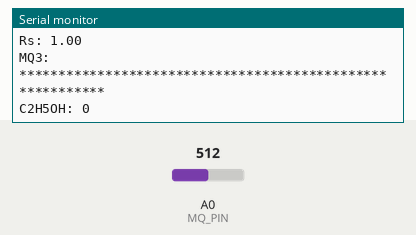
This sketch was run on a simulated Arduino Uno, built with avr-gcc and run on an emulated ATmega328P. Parts: the last lines printed to the serial monitor. The test bench sets the inputs (shaded band); at power-on: A0 (MQ_PIN) = 512.

Above: at 3.7 s.
3.8 s: A0 (MQ_PIN) set to 0
At 4.22 s:
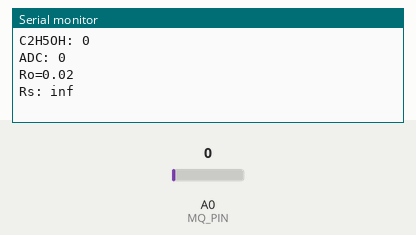
6.8 s: A0 (MQ_PIN) set to 19
At 7.26 s:
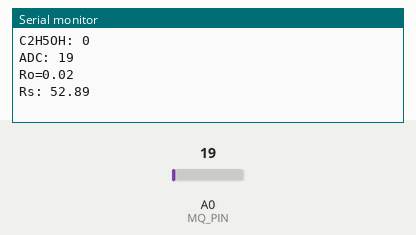
Timing chart, 0 to 9.8 s (numbered marks = the images above; inputs shaded):
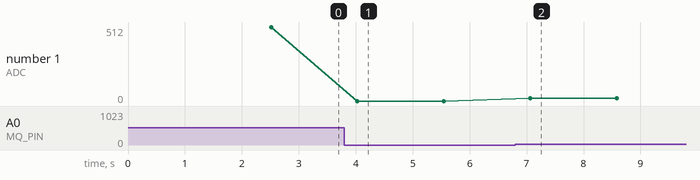

The sketch:

MQ_calib.ino
```cpp
/******************************************************************************
 * Author: BA.TM
 * Date: 8/2/2018
 * Project: Calibrate MQ ssensor and convert ADC input to PPM value
 *****************************************************************************/
const int MQ_PIN=A0;                        /*define which analog input channel
                                             *you are going to use*/
int RL_VALUE=1;                             /*define the load resistance on the
                                             *board, in kilo ohms*/
/************************Hardware Related Macros******************************/
#define  MQ3_SENSOR                   0     /*define which analog input channel
                                             *you are going to use*/
#define  MQ5_SENSOR                   1
#define  MQ9_SENSOR                   2

#define  RO_CLEAN_AIR_FACTOR_MQ3      60    /*RO_CLEAR_AIR_FACTOR=(Sensor
                                             *resistance in clean air)/RO,*/
#define  RO_CLEAN_AIR_FACTOR_MQ5      6.5
#define  RO_CLEAN_AIR_FACTOR_MQ9      9.83

#define  RS_RO_RATIO_MIN_MQ3          0.15
#define  RS_RO_RATIO_MIN_MQ5          0.15
#define  RS_RO_RATIO_MIN_MQ9          0.15

/***********************Software Related Macros*******************************/
#define  CALIBRATION_SAMPLE_TIMES     50    /*define how many samples you are
                                             *going to take in the calibration
                                             * phase*/
#define  CALIBRATION_SAMPLE_INTERVAL  50    /*define the time interal(in
                                             *milisecond) between each samples
                                             *in the*/
#define  READ_SAMPLE_INTERVAL         50    /*define how many samples you are
                                             *going to take in normal operation
                                             */
#define  READ_SAMPLE_TIMES            5     /*define the time interal(in
                                             *milisecond) between each samples
                                             *in*/

/**********************Application Related Macros*****************************/
#define  GAS_LPG             0
#define  GAS_CO              1
#define  GAS_SMOKE           2
#define  GAS_C2H5OH          3      /*Alcohol, Ethanol*/
#define  GAS_C6H6            4      /*Benzene*/
#define  GAS_CH4             5
#define  GAS_NHEX            6      /*hexa*/
#define  GAS_H2              7

/*****************************Globals*****************************************/
float C2H5OH_Curve_MQ3[3] = {-1,0.36,-0.64};
float C6H6_Curve_MQ3[3]   = {-1,0.6,-0.35};
float CH4_Curve_MQ3[3]    = {-1,1.68,-0.05};
float NHEX_Curve_MQ3[3]   = {-1,1.73,-0.37};
float LPG_Curve_MQ3[3]    = {-1,1.72,-0.28};
float CO_Curve_MQ3[3]     = {-1,1.72,-0.26};

float H2_Curve_MQ5[3]     = {2.3,0.26,-0.26};
float LPG_Curve_MQ5[3]    = {2.3,-0.15,-0.39};
float CH4_Curve_MQ5[3]    = {2.3,-0.02,-0.39};
float CO_Curve_MQ5[3]     = {2.3,0.59,-0.12};
float C2H5OH_Curve_MQ5[3] = {2.3,0.54,-0.22};

float LPG_Curve_MQ9[3]    = {2.3,0.34,-0.48};
float CO_Curve_MQ9[3]     = {2.3,0.23,-0.48};
float CH4_Curve_MQ9[3]    = {2.3,0.5,-0.39};

float Ro = 10;             /*Ro is initialized to 10 kilo ohmss*/


void setup() {
  // put your setup code here, to run once:
  Serial.begin(9600);
  Serial.println("Calibrating...");
  Ro = MQCalibration(MQ_PIN, RO_CLEAN_AIR_FACTOR_MQ3); /*Calibrating the sensor. Please make sure
                                                        *the sensor is in clean air*/
  Serial.print("Ro=");
  Serial.println(Ro);
}

void loop() {
  // put your main code here, to run repeatedly:

  Serial.print("ADC: ");
  Serial.println(analogRead(MQ_PIN));

  Serial.print("Ro=");
  Serial.println(Ro);

  Serial.print("Rs: ");
  Serial.println(MQRead(MQ_PIN));
  /*
  Serial.println("MQ5: ");
  Serial.print("H2: ");
  Serial.println(MQGetGasPercentage(MQRead(MQ_PIN)/Ro, GAS_H2, MQ5_SENSOR));

  Serial.print("LPG: ");
  Serial.println(MQGetGasPercentage(MQRead(MQ_PIN)/Ro, GAS_LPG, MQ5_SENSOR));

  Serial.print("CH4: ");
  Serial.println(MQGetGasPercentage(MQRead(MQ_PIN)/Ro, GAS_CH4, MQ5_SENSOR));

  Serial.print("CO: ");
  Serial.println(MQGetGasPercentage(MQRead(MQ_PIN)/Ro, GAS_CO, MQ5_SENSOR));

  Serial.print("C2H5OH: ");
  Serial.println(MQGetGasPercentage(MQRead(MQ_PIN)/Ro, GAS_C2H5OH, MQ5_SENSOR));
  */
  Serial.println("MQ3: ");
  Serial.println("**********************************************************");


  Serial.print("C2H5OH: ");
  Serial.println(MQGetGasPercentage(MQRead(MQ_PIN)/Ro, GAS_C2H5OH, MQ3_SENSOR));
/*
  Serial.print("C6H6: ");
  Serial.println(MQGetGasPercentage(MQRead(MQ_PIN)/Ro, GAS_C6H6, MQ3_SENSOR));

  Serial.print("CH4: ");
  Serial.println(MQGetGasPercentage(MQRead(MQ_PIN)/Ro, GAS_CH4, MQ3_SENSOR));

  Serial.print("NHEX: ");
  Serial.println(MQGetGasPercentage(MQRead(MQ_PIN)/Ro, GAS_NHEX, MQ3_SENSOR));

  Serial.print("LPG: ");
  Serial.println(MQGetGasPercentage(MQRead(MQ_PIN)/Ro, GAS_LPG, MQ3_SENSOR));

  Serial.print("CO: ");
  Serial.println(MQGetGasPercentage(MQRead(MQ_PIN)/Ro, GAS_CO, MQ3_SENSOR));
  Serial.println("**********************************************************");
  */
/*
  Serial.println("MQ9: ");
  Serial.println("**********************************************************");
  Serial.print("LPG: ");
  Serial.println(MQGetGasPercentage(MQRead(MQ_PIN)/Ro, GAS_LPG, MQ9_SENSOR));

  Serial.print("CO: ");
  Serial.println(MQGetGasPercentage(MQRead(MQ_PIN)/Ro, GAS_CO, MQ9_SENSOR));

  Serial.print("CH4: ");
  Serial.println(MQGetGasPercentage(MQRead(MQ_PIN)/Ro, GAS_CH4, MQ9_SENSOR));
  Serial.println("**********************************************************");
  */
  delay(1000);
}

/****************** MQResistanceCalculation ***********************************
 * Input:   raw_adc - raw value read from adc, which represents the voltage
 * Output:  the calculated sensor resistance
 * Remarks: The sensor and the load resistor forms a voltage divider. Given
 *          the voltage across the load resistor and its resistance, the
 *          resistance of the sensor could be derived.
 ******************************************************************************/
float MQResistanceCalculation(int raw_adc)
{
  return (((float)RL_VALUE*(1024-raw_adc)/raw_adc));
}

/***************************** MQCalibration **********************************
 * Input:   mq_pin - analog channel
 * Output:  Ro of the sensor
 * Remarks: This function assumes that the sensor is in clean air. It use
 *          MQResistanceCalculation to calculates the sensor resistance in
 *          clean airand then divides it with RO_CLEAN_AIR_FACTOR.
 *          RO_CLEAN_AIR_FACTOR is about 10, which differs slightly between
 *          different sensors.
 *****************************************************************************/
float MQCalibration(int mq_pin, int ro_clean_air_factor)
{
  int i;
  float val=0;

  for (i=0; i<CALIBRATION_SAMPLE_TIMES; i++) {            //take multiple samples
    val += MQResistanceCalculation(analogRead(mq_pin));
    delay(CALIBRATION_SAMPLE_INTERVAL);
  }
  val = val/CALIBRATION_SAMPLE_TIMES;                   //calculate the average value
  val = val/ro_clean_air_factor;                        //divided by RO_CLEAN_AIR_FACTOR yields the Ro

  return val;                                           //according to the chart in the datasheet
}

/*****************************  MQRead ****************************************
 * Input:   mq_pin - analog channel
 * Output:  Rs of the sensor
 * Remarks: This function use MQResistanceCalculation to caculate the sensor
 *          resistenc (Rs). The Rs changes as the sensor is in the different
 *          consentration of the target gas. The sample times and the time
 *          interval between samples could be configured by changing the
 *          definition of the macros.
 *****************************************************************************/
float MQRead(int mq_pin)
{
  int i;
  float rs=0;

  for (i=0;i<READ_SAMPLE_TIMES;i++) {
    rs += MQResistanceCalculation(analogRead(mq_pin));
    delay(READ_SAMPLE_INTERVAL);
  }
  rs = rs/READ_SAMPLE_TIMES;

  return rs;
}

/*****************************  MQGetGasPercentage ****************************
 * Input:   rs_ro_ratio - Rs divided by Ro
 *          gas_id      - target gas type
 * Output:  ppm of the target gas
 * Remarks: This function passes different curves to the MQGetPercentage
 *          function which calculates the ppm (parts per million) of the target
 *          gas.
 *****************************************************************************/
long MQGetGasPercentage(float rs_ro_ratio, int gas_id, int sensor_id)
{
  if (sensor_id == MQ3_SENSOR ){
    if ( gas_id == GAS_C2H5OH ){
      return MQGetPercentage(rs_ro_ratio, C2H5OH_Curve_MQ3);
    } else if ( gas_id == GAS_C6H6 ){
      return MQGetPercentage(rs_ro_ratio, C6H6_Curve_MQ3);
    } else if ( gas_id == GAS_CH4 ){
     return MQGetPercentage(rs_ro_ratio, CH4_Curve_MQ3);
    } else if ( gas_id == GAS_NHEX ){
     return MQGetPercentage(rs_ro_ratio, NHEX_Curve_MQ3);
    } else if ( gas_id == GAS_LPG ){
     return MQGetPercentage(rs_ro_ratio, LPG_Curve_MQ3);
    } else if ( gas_id == GAS_CO ){
     return MQGetPercentage(rs_ro_ratio, CO_Curve_MQ3);
    }
  } else if (sensor_id == MQ5_SENSOR ){
    if (rs_ro_ratio < RS_RO_RATIO_MIN_MQ5){
      rs_ro_ratio = RS_RO_RATIO_MIN_MQ5;
    }
    if ( gas_id == GAS_H2 ){
      return MQGetPercentage(rs_ro_ratio, H2_Curve_MQ5);
    } else if ( gas_id == GAS_LPG ){
      return MQGetPercentage(rs_ro_ratio, LPG_Curve_MQ5);
    } else if ( gas_id == GAS_CH4 ){
     return MQGetPercentage(rs_ro_ratio, CH4_Curve_MQ5);
    } else if ( gas_id == GAS_CO ){
     return MQGetPercentage(rs_ro_ratio, CO_Curve_MQ5);
    } else if ( gas_id == GAS_C2H5OH ){
     return MQGetPercentage(rs_ro_ratio, C2H5OH_Curve_MQ5);
    }
  }  else if (sensor_id == MQ9_SENSOR ){
    if (rs_ro_ratio < RS_RO_RATIO_MIN_MQ9){
      rs_ro_ratio = RS_RO_RATIO_MIN_MQ9;
    }
    if ( gas_id == GAS_LPG ){
      return MQGetPercentage(rs_ro_ratio, LPG_Curve_MQ9);
    } else if ( gas_id == GAS_CH4 ){
     return MQGetPercentage(rs_ro_ratio, CH4_Curve_MQ9);
    } else if ( gas_id == GAS_CO ){
     return MQGetPercentage(rs_ro_ratio, CO_Curve_MQ9);
    }
  }

  return 0;
}

/*****************************  MQGetPercentage *******************************
 * Input:   rs_ro_ratio - Rs divided by Ro
 *          pcurve      - pointer to the curve of the target gas
 * Output:  ppm of the target gas
 * Remarks: By using the slope and a point of the line. The x(logarithmic value
 *          of ppm) of the line could be derived if y(rs_ro_ratio) is provided.
 *          As it is a logarithmic coordinate, power of 10 is used to convert
 *          the result to non-logarithmic value.
 *****************************************************************************/
long MQGetPercentage(float rs_ro_ratio, float *pcurve)
{
  return (pow(10,(((log(rs_ro_ratio)-pcurve[1])/pcurve[2]) + pcurve[0])));
}
```

Measured:
- after the input at 3.8 s, the serial monitor: prints a new line after 0.23 s (image 1)
- after the input at 6.8 s, the serial monitor: prints a new line after 0.27 s (image 2)
- plotted number 1: 0 → 19 after the input at 6.8 s
